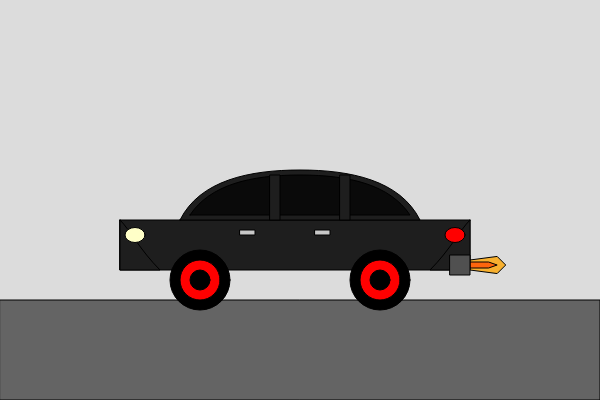
Frame 1 (no input)
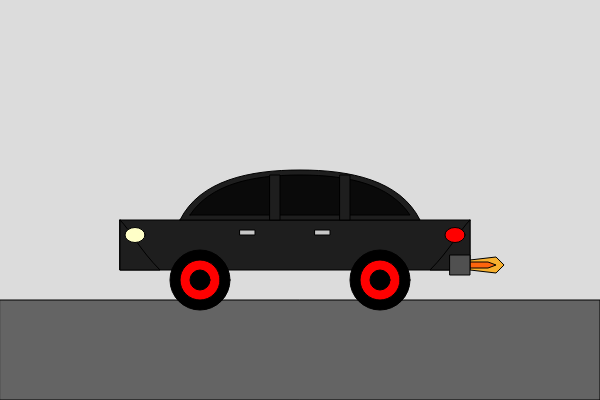
Frame 60 (no input)
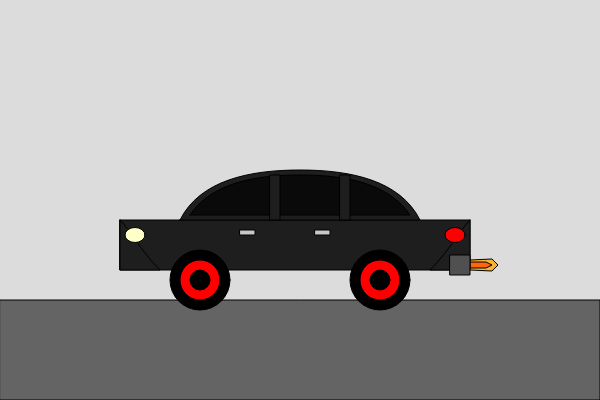
Frame 120 (the mouse pressed at the canvas centre since frame 60)

The p5.js sketch that drew these frames (run headless with seeded random() and noise() and a simulated clock; from frame 60 on, the mouse is pressed at the canvas centre):

// p5.js sketch
// ── sketch.js
function setup()
{
  createCanvas(600, 400);
}
function draw() {
  
  background(220); //background
  
  
  fill(100); //ground
  rect(0, 300, 600, 100);
  
  
  fill(30, 30, 30); //car body base (black)
  rect(120, 220, 350, 50); //base rectangle for car body
  
  
  fill(30, 30, 30); //hood curve
  beginShape();
  vertex(120, 220);
  vertex(120, 270);
  vertex(160, 270);
  bezierVertex(140, 250, 130, 230, 120, 220);
  endShape(CLOSE);
  
  
  fill(30, 30, 30); //trunk curve
  beginShape();
  vertex(470, 220);
  vertex(470, 270);
  vertex(430, 270);
  bezierVertex(450, 250, 460, 230, 470, 220);
  endShape(CLOSE);
  
  
  fill(30, 30, 30); //roof with curves
  beginShape();
  vertex(180, 220); //start at front edge of roof
  bezierVertex(200, 180, 250, 170, 300, 170); //front curve up
  bezierVertex(350, 170, 400, 180, 420, 220); //back curve down
  vertex(180, 220); // Back to start
  endShape(CLOSE);
  
  
  fill(10, 10, 10); //windows (darker black)
  beginShape();
  vertex(190, 215); //bottom left
  bezierVertex(210, 185, 250, 175, 300, 175); //front curve up
  bezierVertex(350, 175, 390, 185, 410, 215); //back curve down
  vertex(190, 215); //back to start
  endShape(CLOSE);
  
  
  fill(30, 30, 30); //window dividers
  rect(270, 175, 10, 45); //b-pillar
  rect(340, 175, 10, 45); //c-pillar
  
  
  let flicker = random(5); //silencer flames (animated)
  
  
  fill(255, 165, 0, 200); //flame base
  beginShape();
  vertex(470, 260);
  vertex(490 + flicker * 2, 260 - flicker);
  vertex(495 + flicker * 3, 265);
  vertex(490 + flicker * 2, 270 + flicker);
  vertex(470, 270);
  endShape(CLOSE);
  
  
  fill(255, 69, 0, 180); //flame center
  beginShape();
  vertex(470, 262);
  vertex(485 + flicker, 262);
  vertex(490 + flicker * 2, 265);
  vertex(485 + flicker, 268);
  vertex(470, 268);
  endShape(CLOSE);
  
  //silencer pipe
  fill(80);
  rect(450, 255, 20, 20);
  
  //wheels
  fill(0); //black tire
  ellipse(200, 280, 60, 60); //front wheel
  ellipse(380, 280, 60, 60); //rear wheel
  
  //red rims
  fill(255, 0, 0);
  ellipse(200, 280, 40, 40);
  ellipse(380, 280, 40, 40);
  
  //center of wheels
  fill(0);
  ellipse(200, 280, 20, 20);
  ellipse(380, 280, 20, 20);
  
  //door handles
  fill(200);
  rect(240, 230, 15, 5);
  rect(315, 230, 15, 5);
  
  //headlight
  fill(255, 255, 200);
  ellipse(135, 235, 20, 15);
  
  //taillight
  fill(255, 0, 0);
  ellipse(455, 235, 20, 15);
}
